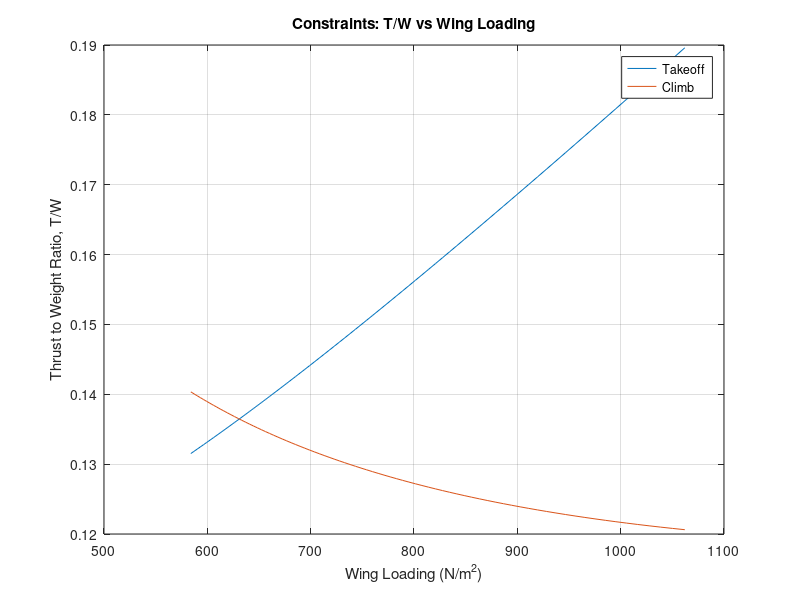

The MATLAB source for this figure: (Note: this script raises an error after producing the figure.)
%Created by Kriston Rickman
%Date created 07/06/26
%V1.07
%Energy based constraint analysis
%Note:

%/*Goals*\

%/*simple concept of the takeoff constraint. formulas have been double
% checked and have changed base on the developing knowledge on the
% matter.*\

clearvars


% What the user wants to do

%user_path = user_state()
user_path = 1; % Delete when furhter advancing user inputs

switch user_path

    case 0
        state = "Find T/W and Wing laoding from past value" % You plug in the value you were looking for then after looking at the grtaph and ifnding the numbers, you enter this state and type in the number and it rounds to the nearest values that it was computing of its related data.

    case 1
        state = "explore_aircraft";

    case 2
        state = "find_hp";

    case 3
        state = "find_wing_area";

    case 4
        state = "find_weight";


    case 5
        state = "find_span";


    otherwise
        disp("Invalid choice");
end

  

%Initial assumptions of aircraft design

Gravity = 9.81;

p_SL = 1.225;
p_cruise = 0.905;

Cruise_velocity = 74.594;

C_Dmin = 0.027; % Assumption from Cirrus sr 20
C_Lmin = 0.3; % Assumption from Cirrus sr 20

Sweep_angle = 3; % Made from assumption

HP_to_watts = 745.7;

%The Design of the aircraft inputs
%NOTE Measuremnt in HP will be convert to Watts

Engine_power_HP = 230; % Assumption of Eninge need data
Span = 9; % assume based on aircraft type
Wing_area = 8:0.1:16; % assume based on aircraft type

Mass_without_wing_skin = 780; % assume based on aircraft type
Wing_mass_per_volume = 2700; % assumption of mass of GA aluminum
Wing_skin_thickness = 0.002; % assumption of mass of GA aluminum

% Engine Characteristics calculations

Engine_power_watts = Engine_power_HP .* HP_to_watts;

%Mass of the aircraft and related Geometry calculations

Fuel_spent_ground_to_TO = 0.11;
Fuel_mass_per_gallon = 2.8; % ARD
mass_loss_on_TO = Fuel_spent_ground_to_TO .* Fuel_mass_per_gallon;

Wing_skin_area_total = 2 .* Wing_area;
Wing_skin_volume = Wing_skin_area_total .* Wing_skin_thickness;
Wing_skin_mass = Wing_skin_volume .* Wing_mass_per_volume;

Mass_aircraft = Mass_without_wing_skin + Wing_skin_mass; % assume based on aircraft type
Mass_TO = Mass_aircraft - mass_loss_on_TO;

Weight_TO = Mass_TO * Gravity;
Wing_loading = Weight_TO ./ Wing_area;
AR_wing = Span.^2 ./ Wing_area;





%Aerodynamic calculations

    %Oswald efficiency calculations - Sweep angle calculation decision
if Sweep_angle == 0
    e = 1.78 .* (1 - 0.045 .* AR_wing.^0.68) - 0.64;
elseif Sweep_angle >= 30
    e = 4.61 .* (1 - 0.045 .* AR_wing.^0.68) .* (cosd(Sweep_angle)).^0.15 - 3.1;
elseif (Sweep_angle > 0) && (Sweep_angle < 30)
    e0 = 1.78 .* (1 - 0.045 .* AR_wing.^0.68) - 0.64;
    e30 = 4.61 .* (1 - 0.045 .* AR_wing.^0.68) .* (cosd(30)).^0.15 - 3.1;
    e = e0 + (Sweep_angle ./ 30) .* (e30 - e0);
else
    error("Sweep angle is out of range")
end
    
    %Full Drag Polar Buildup
K_1 = 1./(pi.*AR_wing.*e);

C_D0 = C_Dmin + K_1.*C_Lmin.^2;

K_2 = -2.*K_1.*C_Lmin;

%Takeoff constraint assumptions, variables and formulas
    %variables

    %Desired inputs
S_G = 502.92; % Ground roll takeoff distance
K_TO = 1.2;
C_Lmax_TO = 1.7; % Assumption including flaps, elevator, and wing
Rolling_friction_coefficient = 0.03;
Propeller_efficiency_TO = 0.75; % assume based on propeller

    %Velocity formulas
Velocity_stall = sqrt((2 .* Weight_TO) ./ (p_SL .* Wing_area .* C_Lmax_TO));

Velocity_TO = K_TO * Velocity_stall;

Velocity_avg_TO = Velocity_TO ./ sqrt(2);

    %constraints sub-formulas
q_avg_TO = 0.5 .* p_SL .* Velocity_avg_TO.^2;

C_L_required_TO = 2 .* Weight_TO ./(p_SL .* Velocity_TO.^2 .* Wing_area);

%/*C_L_ground_TO For a more accurate constraint create a lift coefficient
%that is specific for ground because the ground and takeoff coefficents
% are not the same*\

C_DTO = C_D0 + (K_1.*C_L_required_TO.^2) + K_2.*C_L_required_TO;

Lift_TO = 0.5 .* p_SL .* Velocity_TO.^2 .* Wing_area .* C_L_required_TO;

Lift_avg_TO = 0.5 .* p_SL .* Velocity_avg_TO.^2 .* Wing_area .* C_L_required_TO;

%/*The lift average take off will change based on the average dynamic
% pressure, lift coefficenets for the ground Take off and etc*\

Drag_TO = 0.5 .* C_DTO .* p_SL .* Wing_area .* Velocity_TO.^2;

Drag_avg_TO = 0.5 .* p_SL .* Velocity_avg_TO.^2 .* Wing_area .* C_DTO;

%/*Will also chagned when created ground drag coeffiecients for TO*\

Thrust_TO = (Propeller_efficiency_TO .* Engine_power_watts) ./ Velocity_TO;

Acceleration_TO = Velocity_TO.^2 ./ (2 .* S_G);

Thrust_to_Weight_TO = (Acceleration_TO ./ Gravity) + (q_avg_TO .* C_DTO) ./ Wing_loading + Rolling_friction_coefficient .* (1 - (q_avg_TO .* C_L_required_TO) ./ Wing_loading); % Takeoff Constraint
%Creating scatter plot for takeoff constraint
figure;
plot(Wing_loading, Thrust_to_Weight_TO, '-');

hold on; %Stops from other plots from overriding the first

%Climb constraint

%/*This assumes no turns and constant climbing velocity, thus
% keeping the load factor (n) roughly around 1. Additionaly, the
% claculation assumes that there are no resistance such as landing
% gears or flaps that can have an inlfluence to drag are all not
% accounted for.*\

%Variables
n = 1;
alpha = 1; % assuming Simple sea-level climb

    %Aircraft desired Inputs
rate_of_climb = 3.5; %(meters per sec)
velocity_climb = 48;
p_climb = 1.225;

%sub-formulas for the climb constraint

q_climb = 0.5 .* p_climb .* velocity_climb.^2;

Beta = Mass_TO ./ Mass_aircraft; % Weight fraction

%A more specific version of Beta could have bee the mass while climbing ./
%Mass_TO

Thrust_to_Weight_climb = Beta/alpha .* (((K_1 .* n.^2 .* Beta) ./ q_climb) .* (Weight_TO ./ Wing_area) + K_2 .* n + C_D0 ./ ((Beta ./ q_climb) .* Wing_loading) + rate_of_climb ./ velocity_climb);


plot(Wing_loading, Thrust_to_Weight_climb, '-');


% Cruise constraint


%C_Lcruise = 2 .*Weight_TO./(p_cruise .* Cruise_velocity.^2 .* Wing_area);

%C_Dcruise = C_D0 + (K_1.*C_Lcruise.^2) + K_2.*C_Lcruise;

%Acceleration_horizontal_TO = (Thrust_TO - Drag_TO - Rolling_friction_coefficient .* (Weight_TO - Lift_TO)) ./ Mass_TO; % Horizontal acceleration


xlabel('Wing Loading (N/m^2)');
ylabel('Thrust to Weight Ratio, T/W');
title('Constraints: T/W vs Wing Loading');
grid on;
legend('Takeoff', 'Climb')
hold off; %stops the plots from being in the hold mode thus future  plots can ovveride

disp("Mass: " + Mass_TO);
disp("T/W: " + Thrust_to_Weight_TO);
disp("Winglaoding: " + Wing_loading);

%/*What the user specifically wants from the program. Do they want
%specifically explore wing area based on fixed data they already know
% or does the user wants to explore multiple aircrafts and which would
% fit their goals.*\

function user_path = user_state()
disp("1 - Explore multiple aircraft designs")
disp("2 - Find required engine power")
disp("3 - Find wing area")
disp("4 - Find aircraft weight")
disp("5 - Find wingspan")

user_path = input("Choose an option: ");
end
